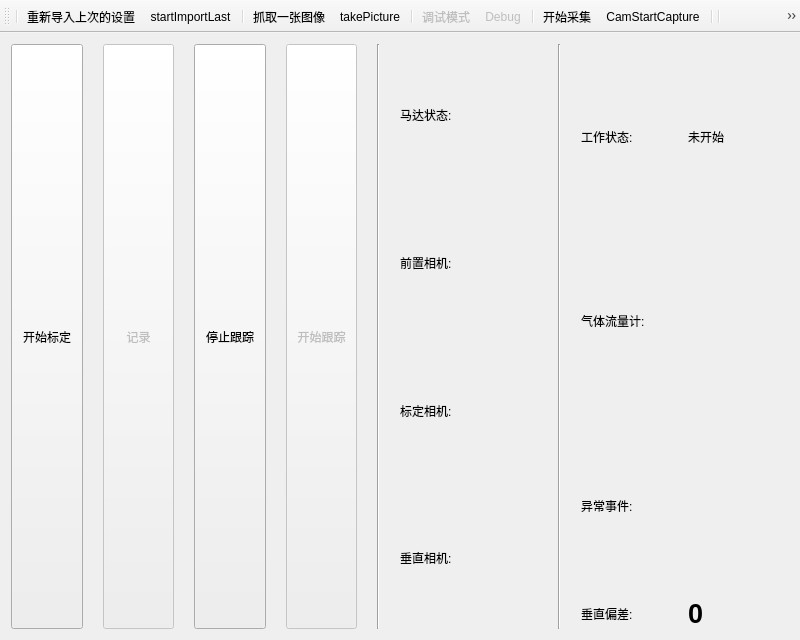
<?xml version="1.0" encoding="UTF-8"?>
<ui version="4.0">
 <class>MainWindow</class>
 <widget class="QMainWindow" name="MainWindow">
  <property name="geometry">
   <rect>
    <x>0</x>
    <y>0</y>
    <width>800</width>
    <height>640</height>
   </rect>
  </property>
  <property name="windowTitle">
   <string>MainWindow</string>
  </property>
  <widget class="QWidget" name="centralWidget">
   <layout class="QHBoxLayout" name="horizontalLayout_4" stretch="7">
    <property name="spacing">
     <number>4</number>
    </property>
    <item>
     <layout class="QVBoxLayout" name="verticalLayout" stretch="8,2">
      <property name="spacing">
       <number>2</number>
      </property>
      <item>
       <layout class="QVBoxLayout" name="layout_Cam"/>
      </item>
      <item>
       <layout class="QHBoxLayout" name="horizontalLayout_3" stretch="5,0,2,0,3">
        <property name="spacing">
         <number>20</number>
        </property>
        <item>
         <layout class="QHBoxLayout" name="lay_controls">
          <property name="spacing">
           <number>20</number>
          </property>
          <item>
           <widget class="QToolButton" name="tbn_cali">
            <property name="sizePolicy">
             <sizepolicy hsizetype="Expanding" vsizetype="Expanding">
              <horstretch>0</horstretch>
              <verstretch>0</verstretch>
             </sizepolicy>
            </property>
            <property name="styleSheet">
             <string notr="true"/>
            </property>
            <property name="text">
             <string>开始标定</string>
            </property>
            <property name="icon">
             <iconset resource="res/res.qrc">
              <normaloff>:/icons/cali-en.png</normaloff>
              <normalon>:/icons/cali-en.png</normalon>
              <activeon>:/icons/cali-dis.png</activeon>:/icons/cali-en.png</iconset>
            </property>
            <property name="iconSize">
             <size>
              <width>76</width>
              <height>76</height>
             </size>
            </property>
           </widget>
          </item>
          <item>
           <widget class="QToolButton" name="tbn_recode">
            <property name="enabled">
             <bool>false</bool>
            </property>
            <property name="sizePolicy">
             <sizepolicy hsizetype="Expanding" vsizetype="Expanding">
              <horstretch>0</horstretch>
              <verstretch>0</verstretch>
             </sizepolicy>
            </property>
            <property name="text">
             <string>记录</string>
            </property>
            <property name="icon">
             <iconset resource="res/res.qrc">
              <normaloff>:/icons/recode.png</normaloff>:/icons/recode.png</iconset>
            </property>
            <property name="iconSize">
             <size>
              <width>68</width>
              <height>68</height>
             </size>
            </property>
           </widget>
          </item>
          <item>
           <widget class="QToolButton" name="tbn_stop">
            <property name="sizePolicy">
             <sizepolicy hsizetype="Expanding" vsizetype="Expanding">
              <horstretch>0</horstretch>
              <verstretch>0</verstretch>
             </sizepolicy>
            </property>
            <property name="styleSheet">
             <string notr="true"/>
            </property>
            <property name="text">
             <string>停止跟踪</string>
            </property>
            <property name="icon">
             <iconset resource="res/res.qrc">
              <normaloff>:/icons/stop.png</normaloff>:/icons/stop.png</iconset>
            </property>
            <property name="iconSize">
             <size>
              <width>68</width>
              <height>68</height>
             </size>
            </property>
           </widget>
          </item>
          <item>
           <widget class="QToolButton" name="tbn_weld">
            <property name="enabled">
             <bool>false</bool>
            </property>
            <property name="sizePolicy">
             <sizepolicy hsizetype="Expanding" vsizetype="Expanding">
              <horstretch>0</horstretch>
              <verstretch>0</verstretch>
             </sizepolicy>
            </property>
            <property name="styleSheet">
             <string notr="true"/>
            </property>
            <property name="text">
             <string>开始跟踪</string>
            </property>
            <property name="icon">
             <iconset resource="res/res.qrc">
              <normaloff>:/icons/wel.png</normaloff>:/icons/wel.png</iconset>
            </property>
            <property name="iconSize">
             <size>
              <width>76</width>
              <height>76</height>
             </size>
            </property>
           </widget>
          </item>
         </layout>
        </item>
        <item>
         <widget class="Line" name="line_2">
          <property name="orientation">
           <enum>Qt::Vertical</enum>
          </property>
         </widget>
        </item>
        <item>
         <layout class="QGridLayout" name="light_layout">
          <item row="0" column="0">
           <widget class="QLabel" name="label_6">
            <property name="styleSheet">
             <string notr="true"/>
            </property>
            <property name="text">
             <string>马达状态:</string>
            </property>
           </widget>
          </item>
          <item row="2" column="0">
           <widget class="QLabel" name="label_9">
            <property name="styleSheet">
             <string notr="true"/>
            </property>
            <property name="text">
             <string>标定相机:</string>
            </property>
           </widget>
          </item>
          <item row="1" column="0">
           <widget class="QLabel" name="label_8">
            <property name="styleSheet">
             <string notr="true"/>
            </property>
            <property name="text">
             <string>前置相机:</string>
            </property>
           </widget>
          </item>
          <item row="3" column="0">
           <widget class="QLabel" name="label_3">
            <property name="text">
             <string>垂直相机:</string>
            </property>
           </widget>
          </item>
         </layout>
        </item>
        <item>
         <widget class="Line" name="line">
          <property name="orientation">
           <enum>Qt::Vertical</enum>
          </property>
         </widget>
        </item>
        <item>
         <layout class="QGridLayout" name="sts_label" rowstretch="1,1,1,0">
          <property name="verticalSpacing">
           <number>0</number>
          </property>
          <item row="1" column="0">
           <widget class="QLabel" name="label">
            <property name="styleSheet">
             <string notr="true"/>
            </property>
            <property name="text">
             <string>气体流量计:</string>
            </property>
           </widget>
          </item>
          <item row="0" column="0">
           <widget class="QLabel" name="label_2">
            <property name="styleSheet">
             <string notr="true"/>
            </property>
            <property name="text">
             <string>工作状态:</string>
            </property>
           </widget>
          </item>
          <item row="2" column="0">
           <widget class="QLabel" name="label_5">
            <property name="styleSheet">
             <string notr="true"/>
            </property>
            <property name="text">
             <string>异常事件:</string>
            </property>
           </widget>
          </item>
          <item row="1" column="1">
           <widget class="QLabel" name="lbl_air">
            <property name="text">
             <string/>
            </property>
           </widget>
          </item>
          <item row="0" column="1">
           <widget class="QLabel" name="lbl_workStatus">
            <property name="text">
             <string>未开始</string>
            </property>
           </widget>
          </item>
          <item row="2" column="1">
           <widget class="QLabel" name="lbl_error">
            <property name="styleSheet">
             <string notr="true">color: rgb(255, 0, 0);</string>
            </property>
            <property name="text">
             <string/>
            </property>
           </widget>
          </item>
          <item row="3" column="0">
           <widget class="QLabel" name="label_4">
            <property name="text">
             <string>垂直偏差:</string>
            </property>
           </widget>
          </item>
          <item row="3" column="1">
           <widget class="QLabel" name="lbl_vertical">
            <property name="sizePolicy">
             <sizepolicy hsizetype="Preferred" vsizetype="Expanding">
              <horstretch>0</horstretch>
              <verstretch>0</verstretch>
             </sizepolicy>
            </property>
            <property name="font">
             <font>
              <pointsize>20</pointsize>
              <weight>75</weight>
              <bold>true</bold>
             </font>
            </property>
            <property name="styleSheet">
             <string notr="true"/>
            </property>
            <property name="text">
             <string>0</string>
            </property>
           </widget>
          </item>
         </layout>
        </item>
       </layout>
      </item>
     </layout>
    </item>
   </layout>
  </widget>
  <widget class="QToolBar" name="toolBar">
   <property name="windowTitle">
    <string>toolBar</string>
   </property>
   <attribute name="toolBarArea">
    <enum>TopToolBarArea</enum>
   </attribute>
   <attribute name="toolBarBreak">
    <bool>false</bool>
   </attribute>
   <addaction name="separator"/>
   <addaction name="actionLabelInit"/>
   <addaction name="actionImportLast"/>
   <addaction name="separator"/>
   <addaction name="actionLabeltakePic"/>
   <addaction name="actiontakePicture"/>
   <addaction name="separator"/>
   <addaction name="actionLabelDebugModel"/>
   <addaction name="actionDebug"/>
   <addaction name="separator"/>
   <addaction name="actionLabelCapture"/>
   <addaction name="actionCamStartCapture"/>
   <addaction name="separator"/>
   <addaction name="separator"/>
   <addaction name="actionLabelClose"/>
   <addaction name="actioncloseApp"/>
   <addaction name="separator"/>
   <addaction name="actionLabelCam"/>
   <addaction name="actionCamSetting"/>
   <addaction name="separator"/>
   <addaction name="actionLabelMotor"/>
   <addaction name="actionMotorSetting"/>
   <addaction name="separator"/>
  </widget>
  <action name="actionCamSetting">
   <property name="icon">
    <iconset resource="res/res.qrc">
     <normaloff>:/icons/setting.png</normaloff>:/icons/setting.png</iconset>
   </property>
   <property name="text">
    <string>CamSetting</string>
   </property>
   <property name="toolTip">
    <string>&lt;html&gt;&lt;head/&gt;&lt;body&gt;&lt;p&gt;打开相机设置&lt;/p&gt;&lt;/body&gt;&lt;/html&gt;</string>
   </property>
   <property name="shortcut">
    <string>Ctrl+1</string>
   </property>
  </action>
  <action name="actionCamStartCapture">
   <property name="checkable">
    <bool>true</bool>
   </property>
   <property name="icon">
    <iconset resource="res/res.qrc">
     <normaloff>:/icons/play.png</normaloff>
     <activeon>:/icons/pause.png</activeon>
     <selectedon>:/icons/pause.png</selectedon>:/icons/play.png</iconset>
   </property>
   <property name="text">
    <string>CamStartCapture</string>
   </property>
   <property name="toolTip">
    <string>开始采集</string>
   </property>
  </action>
  <action name="actiontakePicture">
   <property name="icon">
    <iconset resource="res/res.qrc">
     <normaloff>:/icons/camera.png</normaloff>:/icons/camera.png</iconset>
   </property>
   <property name="text">
    <string>takePicture</string>
   </property>
   <property name="toolTip">
    <string>&lt;html&gt;&lt;head/&gt;&lt;body&gt;&lt;p&gt;采集一张图像&lt;/p&gt;&lt;/body&gt;&lt;/html&gt;</string>
   </property>
   <property name="shortcut">
    <string>F4</string>
   </property>
  </action>
  <action name="actionImportLast">
   <property name="icon">
    <iconset resource="res/res.qrc">
     <normaloff>:/icons/loadSetting.png</normaloff>:/icons/loadSetting.png</iconset>
   </property>
   <property name="text">
    <string>startImportLast</string>
   </property>
   <property name="toolTip">
    <string>&lt;html&gt;&lt;head/&gt;&lt;body&gt;&lt;p&gt;设置上次的参数&lt;/p&gt;&lt;/body&gt;&lt;/html&gt;</string>
   </property>
   <property name="shortcut">
    <string>F1</string>
   </property>
  </action>
  <action name="actionDebug">
   <property name="checkable">
    <bool>true</bool>
   </property>
   <property name="enabled">
    <bool>false</bool>
   </property>
   <property name="icon">
    <iconset resource="res/res.qrc">
     <normaloff>:/icons/foreach.png</normaloff>:/icons/foreach.png</iconset>
   </property>
   <property name="text">
    <string>Debug</string>
   </property>
   <property name="toolTip">
    <string>&lt;html&gt;&lt;head/&gt;&lt;body&gt;&lt;p&gt;调试模式&lt;/p&gt;&lt;/body&gt;&lt;/html&gt;</string>
   </property>
  </action>
  <action name="actionMotorSetting">
   <property name="icon">
    <iconset resource="res/res.qrc">
     <normaloff>:/icons/motor.png</normaloff>:/icons/motor.png</iconset>
   </property>
   <property name="text">
    <string>motorSetting</string>
   </property>
   <property name="toolTip">
    <string>&lt;html&gt;&lt;head/&gt;&lt;body&gt;&lt;p&gt;马达设置&lt;/p&gt;&lt;/body&gt;&lt;/html&gt;</string>
   </property>
  </action>
  <action name="actionLabelDebugModel">
   <property name="enabled">
    <bool>false</bool>
   </property>
   <property name="text">
    <string>调试模式</string>
   </property>
   <property name="toolTip">
    <string>&lt;html&gt;&lt;head/&gt;&lt;body&gt;&lt;p&gt;调试模式&lt;/p&gt;&lt;/body&gt;&lt;/html&gt;</string>
   </property>
   <property name="visible">
    <bool>true</bool>
   </property>
  </action>
  <action name="actionLabeltakePic">
   <property name="enabled">
    <bool>true</bool>
   </property>
   <property name="text">
    <string>抓取一张图像</string>
   </property>
  </action>
  <action name="actionLabelCam">
   <property name="text">
    <string>相机参数设定</string>
   </property>
  </action>
  <action name="actionLabelMotor">
   <property name="text">
    <string>马达设定</string>
   </property>
   <property name="toolTip">
    <string>马达设定</string>
   </property>
  </action>
  <action name="actionLabelInit">
   <property name="text">
    <string>重新导入上次的设置</string>
   </property>
   <property name="toolTip">
    <string>&lt;html&gt;&lt;head/&gt;&lt;body&gt;&lt;p&gt;设置上次的参数&lt;/p&gt;&lt;/body&gt;&lt;/html&gt;</string>
   </property>
  </action>
  <action name="actionLabelCapture">
   <property name="text">
    <string>开始采集</string>
   </property>
  </action>
  <action name="actioncloseApp">
   <property name="icon">
    <iconset resource="res/res.qrc">
     <normaloff>:/icons/shutdown.png</normaloff>:/icons/shutdown.png</iconset>
   </property>
   <property name="text">
    <string>closeApp</string>
   </property>
   <property name="toolTip">
    <string>&lt;html&gt;&lt;head/&gt;&lt;body&gt;&lt;p&gt;关闭程序&lt;/p&gt;&lt;/body&gt;&lt;/html&gt;</string>
   </property>
   <property name="shortcut">
    <string>Alt+Q</string>
   </property>
  </action>
  <action name="actionLabelClose">
   <property name="text">
    <string>关闭程序</string>
   </property>
  </action>
 </widget>
 <layoutdefault spacing="6" margin="11"/>
 <resources>
  <include location="res/res.qrc"/>
 </resources>
 <connections>
  <connection>
   <sender>actionLabelClose</sender>
   <signal>triggered()</signal>
   <receiver>actioncloseApp</receiver>
   <slot>trigger()</slot>
   <hints>
    <hint type="sourcelabel">
     <x>-1</x>
     <y>-1</y>
    </hint>
    <hint type="destinationlabel">
     <x>-1</x>
     <y>-1</y>
    </hint>
   </hints>
  </connection>
  <connection>
   <sender>actionLabelCam</sender>
   <signal>triggered()</signal>
   <receiver>actionCamSetting</receiver>
   <slot>trigger()</slot>
   <hints>
    <hint type="sourcelabel">
     <x>-1</x>
     <y>-1</y>
    </hint>
    <hint type="destinationlabel">
     <x>-1</x>
     <y>-1</y>
    </hint>
   </hints>
  </connection>
  <connection>
   <sender>actionLabelDebugModel</sender>
   <signal>triggered()</signal>
   <receiver>actionDebug</receiver>
   <slot>trigger()</slot>
   <hints>
    <hint type="sourcelabel">
     <x>-1</x>
     <y>-1</y>
    </hint>
    <hint type="destinationlabel">
     <x>-1</x>
     <y>-1</y>
    </hint>
   </hints>
  </connection>
  <connection>
   <sender>actionLabeltakePic</sender>
   <signal>triggered()</signal>
   <receiver>actiontakePicture</receiver>
   <slot>trigger()</slot>
   <hints>
    <hint type="sourcelabel">
     <x>-1</x>
     <y>-1</y>
    </hint>
    <hint type="destinationlabel">
     <x>-1</x>
     <y>-1</y>
    </hint>
   </hints>
  </connection>
  <connection>
   <sender>actionLabelInit</sender>
   <signal>triggered()</signal>
   <receiver>actionImportLast</receiver>
   <slot>trigger()</slot>
   <hints>
    <hint type="sourcelabel">
     <x>-1</x>
     <y>-1</y>
    </hint>
    <hint type="destinationlabel">
     <x>-1</x>
     <y>-1</y>
    </hint>
   </hints>
  </connection>
  <connection>
   <sender>actionLabelCapture</sender>
   <signal>triggered()</signal>
   <receiver>actionCamStartCapture</receiver>
   <slot>toggle()</slot>
   <hints>
    <hint type="sourcelabel">
     <x>-1</x>
     <y>-1</y>
    </hint>
    <hint type="destinationlabel">
     <x>-1</x>
     <y>-1</y>
    </hint>
   </hints>
  </connection>
 </connections>
</ui>
